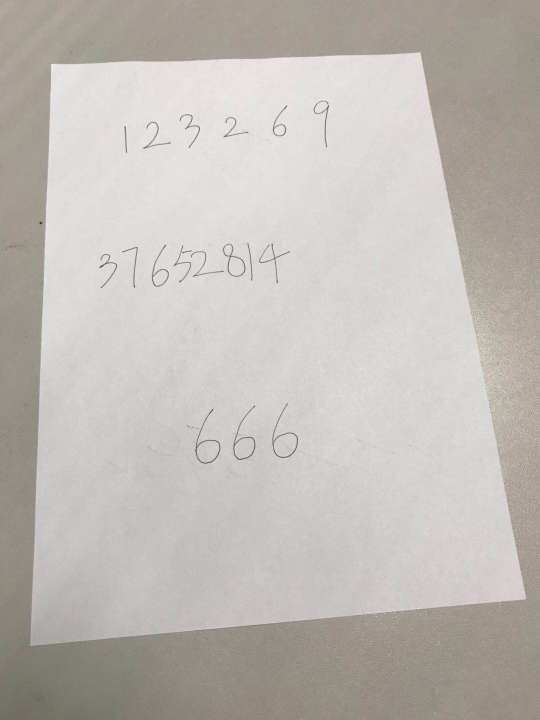
%> input picture input.jpg, 1080 x 1440 px (shown at 1/2 size)
$ octave HwRecognize.m   (GNU Octave 9; MATLAB toolbox functions it lacks are replaced by stand-ins)
%> lines starting %> are read from the running program, lines starting %| are printed output that depends on the picture; in (x1, y1, x2, y2) boxes, pixels count from 0 and x2, y2 are one past the last pixel; in counts of white or black regions, pixels touching at a corner belong together; the program's own positions count from 1
%by Gao Yang, SDCS, Sun Yat-Sen University
%18.1.27
%——————————————————————————————————————————
image = imread('input.jpg');
%> image is the input picture: size 1440x1080x3 uint8; mean R, G, B 190.9, 187.6, 182.7
%imshow(image);

gi = rgb2gray(image);%rgb to gray
[m,n] = size(gi);%求图像大小
%> m = 1440; n = 1080
%imshow(gi);

edges = edge(gi,'Sobel', 0.06);
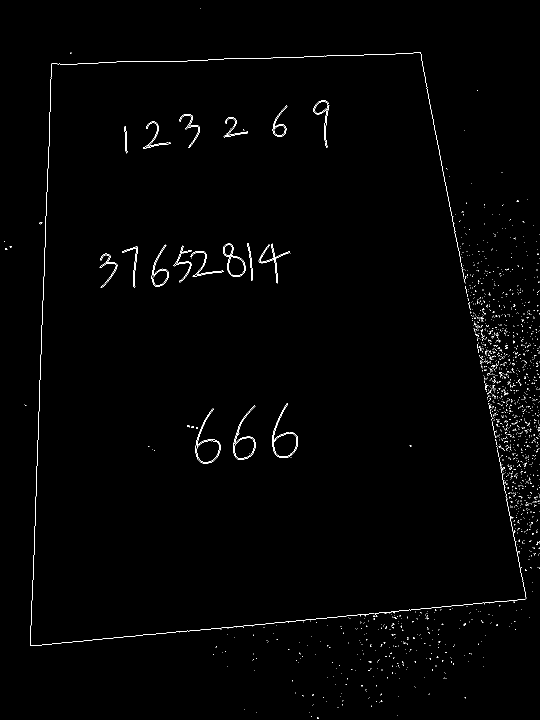
%> edges: size 1440x1080 logical (shown at 1/2 size); 0.81% white in thin lines or dots
%imshow(edges);

%提取纸张边缘线段
[H,T,R] = hough(edges);
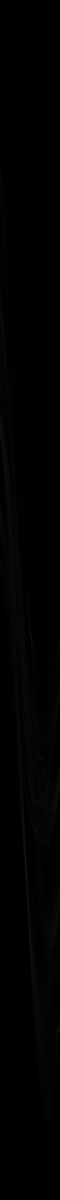
%> H: size 3599x180 double (shown at 1/3 size); min 0, max 599, mean 3.5; drawn with min black and max white
%> T = 180 values from -90 to 89; R = 3599 values from -1799 to 1799
P = houghpeaks(H,10,'threshold',ceil(0.3 * max(H(:))));
%> P = [1906 93; 2604 80; 1934 179; 3089 176]
lines = houghlines(edges,T,R,P,'FillGap',400,'MinLength',200);
%> lines = 4 lines; point1 to point2 (x, y): (62, 1292) to (103, 131), (840, 106) to (1060, 1236), (1030, 1205) to (61, 1290), (828, 106) to (103, 132)
%imshow(img), hold on

%计算线段延长线交点以获得四个角点
Line_horizontal = zeros(2,2);
horizontal_count = 0;
Line_vertical = zeros(2,2);
vertical_count = 0;
for i = 1:length(lines)
    k = (lines(i).point1(2) - lines(i).point2(2))/(lines(i).point1(1) - lines(i).point2(1));%求斜率k，原点在左上角
    b = lines(i).point1(2) - k * lines(i).point1(1);%求函数中的常数b
    if abs(k) > 1
        vertical_count = vertical_count + 1;
        Line_vertical(vertical_count, :) = [k, b];
    else
        horizontal_count = horizontal_count + 1;
        Line_horizontal(horizontal_count, :) = [k, b];
    end
end
%> this loop made 4 passes
%> (k, b, vertical_count) on passes 1 to 2: (-28.32, 3047.7, 1), (5.14, -4208.5, 2)
%> (k, b, horizontal_count) on passes 3 to 4: (-0.0359, 135.7, 1), (-0.0877, 1295.4, 2)
%> after the loop, Line_horizontal = [-0.0359 135.7; -0.0877 1295.4]; Line_vertical = [-28.32 3047.7; 5.14 -4208.5]
x1 = (Line_horizontal(1, 2) - Line_vertical(1, 2))/(Line_vertical(1, 1) - Line_horizontal(1, 1));
%> x1 = 103
y1 = Line_vertical(1, 1) * x1 + Line_vertical(1, 2);
%> y1 = 132
x2 = (Line_vertical(1, 2) - Line_horizontal(2, 2))/(Line_horizontal(2, 1) - Line_vertical(1, 1));
%> x2 = 62.07
y2 = Line_vertical(1, 1) * x2 + Line_vertical(1, 2);
%> y2 = 1289.9
x3 = (Line_horizontal(2, 2) - Line_vertical(2, 2))/(Line_vertical(2, 1) - Line_horizontal(2, 1));
%> x3 = 1053.6
y3 = Line_horizontal(2, 1) * x3 + Line_horizontal(2, 2);
%> y3 = 1202.9
x4 = (Line_vertical(2, 2) - Line_horizontal(1, 2))/(Line_horizontal(1, 1) - Line_vertical(2, 1));
%> x4 = 839.9
y4 = Line_vertical(2, 1) * x4 + Line_vertical(2, 2);
%> y4 = 105.6

%将四个点对应到原图四角
moving_points = [x1, y1; x2, y2; x3, y3; x4, y4];
%> moving_points = [103 132; 62.07 1289.9; 1053.6 1202.9; 839.9 105.6]
fixed_points = [1, 1; 1, 1440; 1080, 1440; 1080, 1];
tform = fitgeotrans(moving_points, fixed_points, 'projective');
%> tform = transform with T = [1.47 0.063 -3.52e-05; 0.0523 1.76 0.000321; -157.5 -237.3 1]
gi = imwarp(image, tform, 'OutputView', imref2d(size(image)));
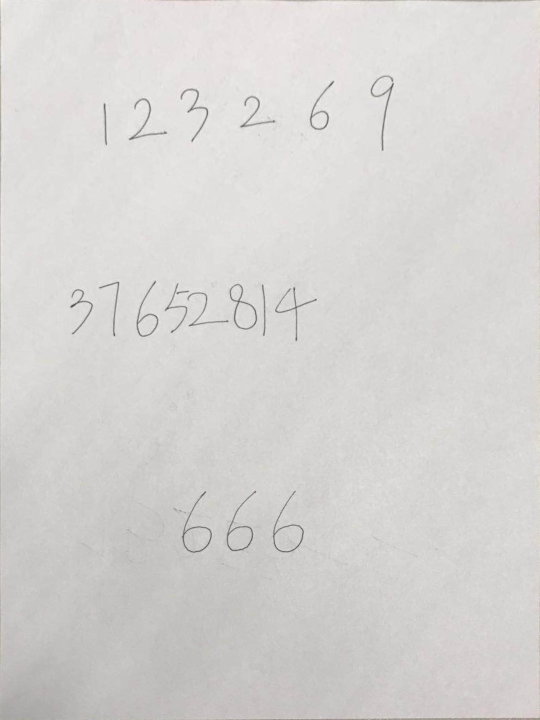
%> gi: size 1440x1080x3 uint8 (shown at 1/2 size); mean R, G, B 213.6, 212, 210.1
%imshow(gi);

gi = rgb2gray(gi);
%> gi: size 1440x1080 uint8
newi = imbinarize(gi, 0.64);%二值化0.64阈值分割
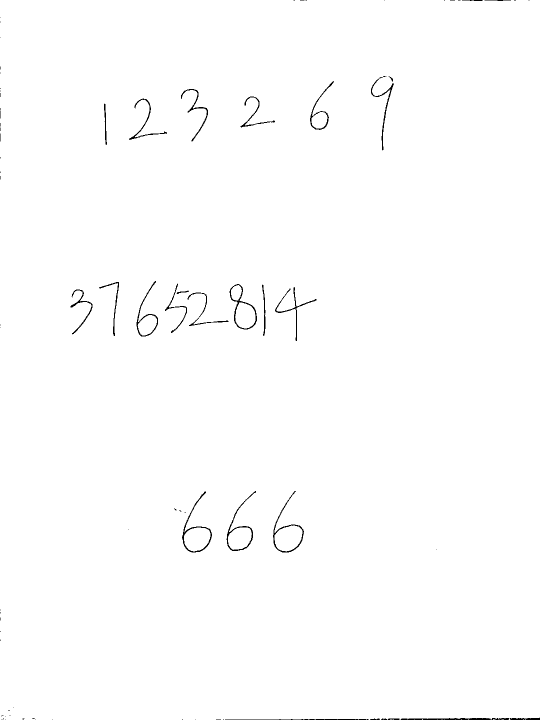
%> newi: size 1440x1080 logical (shown at 1/2 size); 99.4% white; black in thin lines or dots
newi = ~newi;%这里取反是因为我们要提取的是深色图形
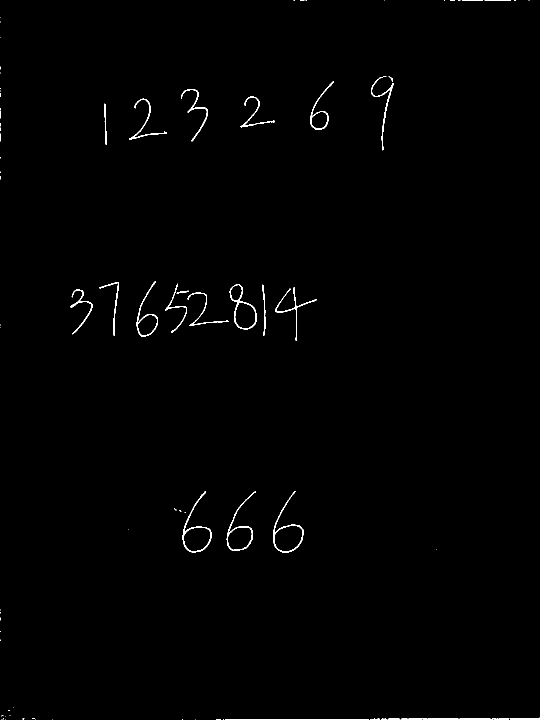
%> newi: size 1440x1080 logical (shown at 1/2 size); 0.63% white in thin lines or dots
%imshow(newi);

se = strel('disk', 1);%圆形图像膨胀处理，1为倍数
A = imdilate(newi, se);
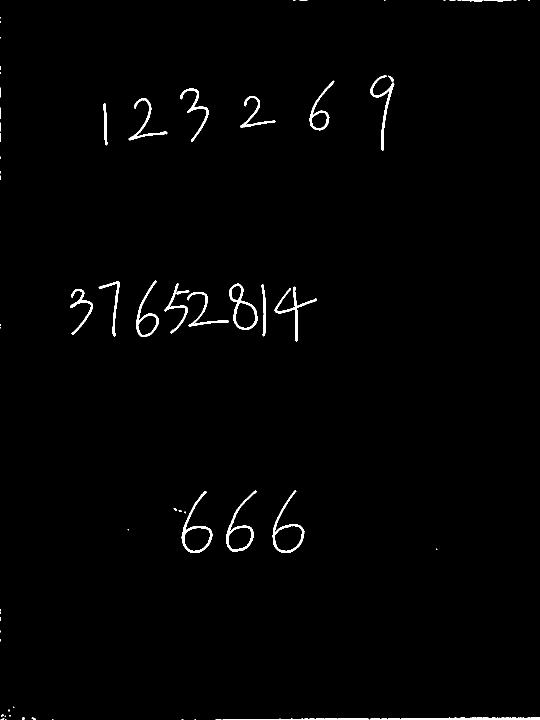
%> A: size 1440x1080 logical (shown at 1/2 size); 1.1% white; 67 white regions (35 under 20 px), largest, box (x1, y1, x2, y2) and area: (739, 1434, 1080, 1440) 1426, (363, 982, 425, 1106) 1144, (545, 981, 609, 1106) 1135
imshow(A);

[l,ma] = bwlabel(A, 8);%联通区域检测
%> l: size 1440x1080 double; 68 distinct labels, from 0 to 67
%> ma = 67
imshow(gi);
hold on
for k = 1:ma
           [a,b] = find(l == k);
           max_a = max(a);
           max_b = max(b);
           min_a = min(a);
           min_b = min(b);
           width = max_a - min_a + 1;
           height = max_b - min_b + 1;
           %画出矩形
           rectangle('position',[min_b, min_a, height, width], 'edgecolor', 'g', 'LineWidth', 2);
           %将所有矩阵区域裁出，保留数字图即可，保存在digit文件夹中
            imwrite(gi(min_a:max_a, min_b:max_b),['figure',num2str(k),'.jpg'],'jpg');
end
%> this loop made 67 passes
%> (max_a, max_b, min_a, min_b, width, height) on passes 6, 7, 8, 9, 21, 27, 28, 30, 31, 32, 34, 35: (195, 2, 176, 1, 20, 2), (238, 2, 216, 1, 23, 2), (263, 2, 246, 1, 18, 2), (284, 2, 267, 1, 18, 2), (1434, 8, 1430, 3, 5, 6), (1440, 50, 1436, 45, 5, 6), (1440, 72, 1436, 64, 5, 9), (670, 186, 579, 141, 92, 46), (673, 239, 564, 198, 110, 42), (291, 215, 207, 208, 85, 8), (281, 335, 197, 258, 85, 78), (674, 317, 562, 273, 113, 45)
%> (a, b, max_a, max_b, min_a, min_b, width, height) on passes 1, 2, 3, 5, 10, 11: ([35; 36; 37; 36], [1; 1; 1; 2], 37, 2, 35, 1, 3, 2), ([43; 44; 45; 46; 44; 45], [1; 1; 1; 1; 2; 2], 46, 2, 43, 1, 4, 2), ([75; 76; 77; 76], [1; 1; 1; 2], 77, 2, 75, 1, 3, 2), ([145; 146; 147; 148; 146; 147], [1; 1; 1; 1; 2; 2], 148, 2, 145, 1, 4, 2), ([314; 315; 316; 317; 318; 315; 316; 317], [1; 1; 1; 1; 1; 2; 2; 2], 318, 2, 314, 1, 5, 2), ([343; 344; 345; 346; 347; 344; 345; 346], [1; 1; 1; 1; 1; 2; 2; 2], 347, 2, 343, 1, 5, 2)
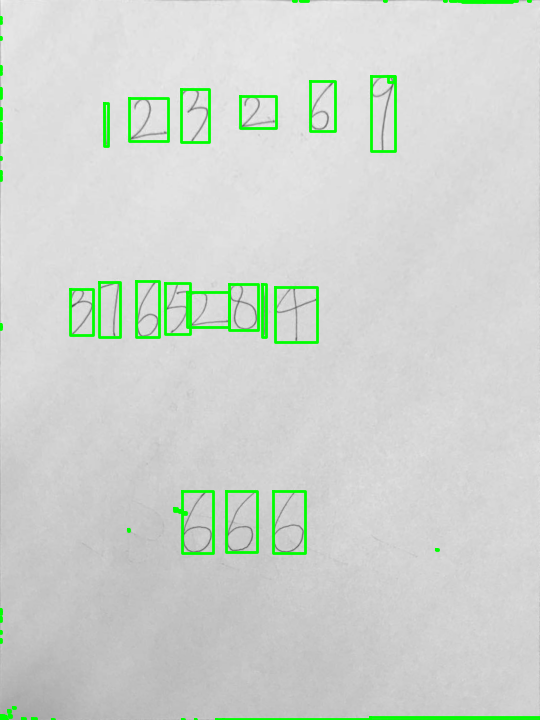
%> figure redrawn from the program's plot data; shown at 1/2 size
